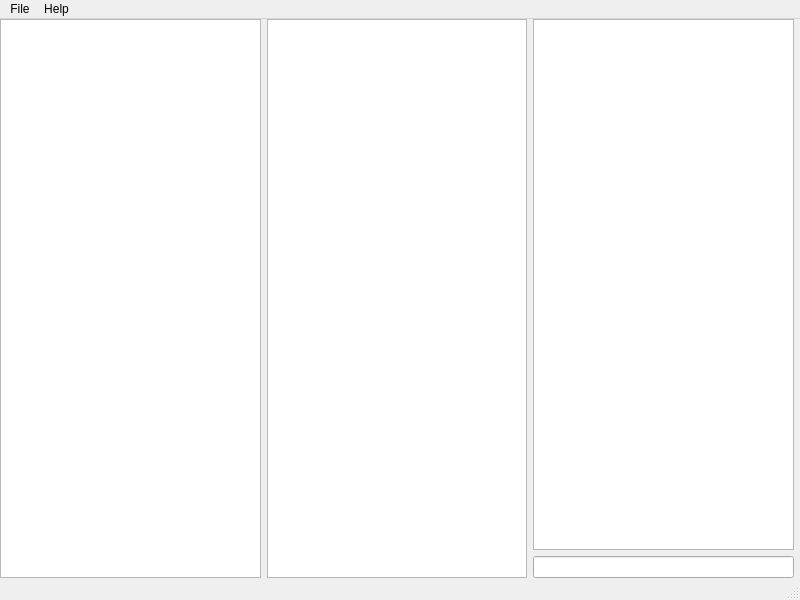
<?xml version="1.0" encoding="UTF-8"?>
<ui version="4.0">
 <class>MainWindow</class>
 <widget class="QMainWindow" name="MainWindow">
  <property name="geometry">
   <rect>
    <x>0</x>
    <y>0</y>
    <width>800</width>
    <height>600</height>
   </rect>
  </property>
  <property name="windowTitle">
   <string>MainWindow</string>
  </property>
  <widget class="QWidget" name="central_widget">
   <layout class="QHBoxLayout" name="central_widget_layout">
    <property name="leftMargin">
     <number>0</number>
    </property>
    <property name="topMargin">
     <number>0</number>
    </property>
    <property name="rightMargin">
     <number>0</number>
    </property>
    <property name="bottomMargin">
     <number>0</number>
    </property>
    <item>
     <widget class="QListWidget" name="list_widget_guilds"/>
    </item>
    <item>
     <widget class="QListWidget" name="list_widget_channels"/>
    </item>
    <item>
     <widget class="QWidget" name="widget_messages" native="true">
      <property name="sizePolicy">
       <sizepolicy hsizetype="Expanding" vsizetype="Expanding">
        <horstretch>0</horstretch>
        <verstretch>0</verstretch>
       </sizepolicy>
      </property>
      <layout class="QVBoxLayout" name="messages_widget_layout">
       <property name="leftMargin">
        <number>0</number>
       </property>
       <property name="topMargin">
        <number>0</number>
       </property>
       <property name="rightMargin">
        <number>0</number>
       </property>
       <property name="bottomMargin">
        <number>0</number>
       </property>
       <item>
        <widget class="QListWidget" name="list_widget_messages">
         <property name="iconSize">
          <size>
           <width>16</width>
           <height>16</height>
          </size>
         </property>
        </widget>
       </item>
       <item>
        <widget class="QLineEdit" name="line_edit_message">
         <property name="maxLength">
          <number>2000</number>
         </property>
         <property name="clearButtonEnabled">
          <bool>true</bool>
         </property>
        </widget>
       </item>
      </layout>
     </widget>
    </item>
    <item>
     <widget class="QWidget" name="content_widget" native="true"/>
    </item>
   </layout>
  </widget>
  <widget class="QMenuBar" name="menubar">
   <property name="geometry">
    <rect>
     <x>0</x>
     <y>0</y>
     <width>800</width>
     <height>21</height>
    </rect>
   </property>
   <widget class="QMenu" name="menu_help">
    <property name="title">
     <string>Help</string>
    </property>
    <addaction name="action_about_qt"/>
   </widget>
   <widget class="QMenu" name="menu_file">
    <property name="title">
     <string>File</string>
    </property>
    <addaction name="action_log_in"/>
   </widget>
   <addaction name="menu_file"/>
   <addaction name="menu_help"/>
  </widget>
  <widget class="QStatusBar" name="statusbar"/>
  <action name="action_about_qt">
   <property name="text">
    <string>About Qt</string>
   </property>
  </action>
  <action name="action_log_in">
   <property name="text">
    <string>Log In</string>
   </property>
  </action>
 </widget>
 <resources/>
 <connections/>
</ui>
